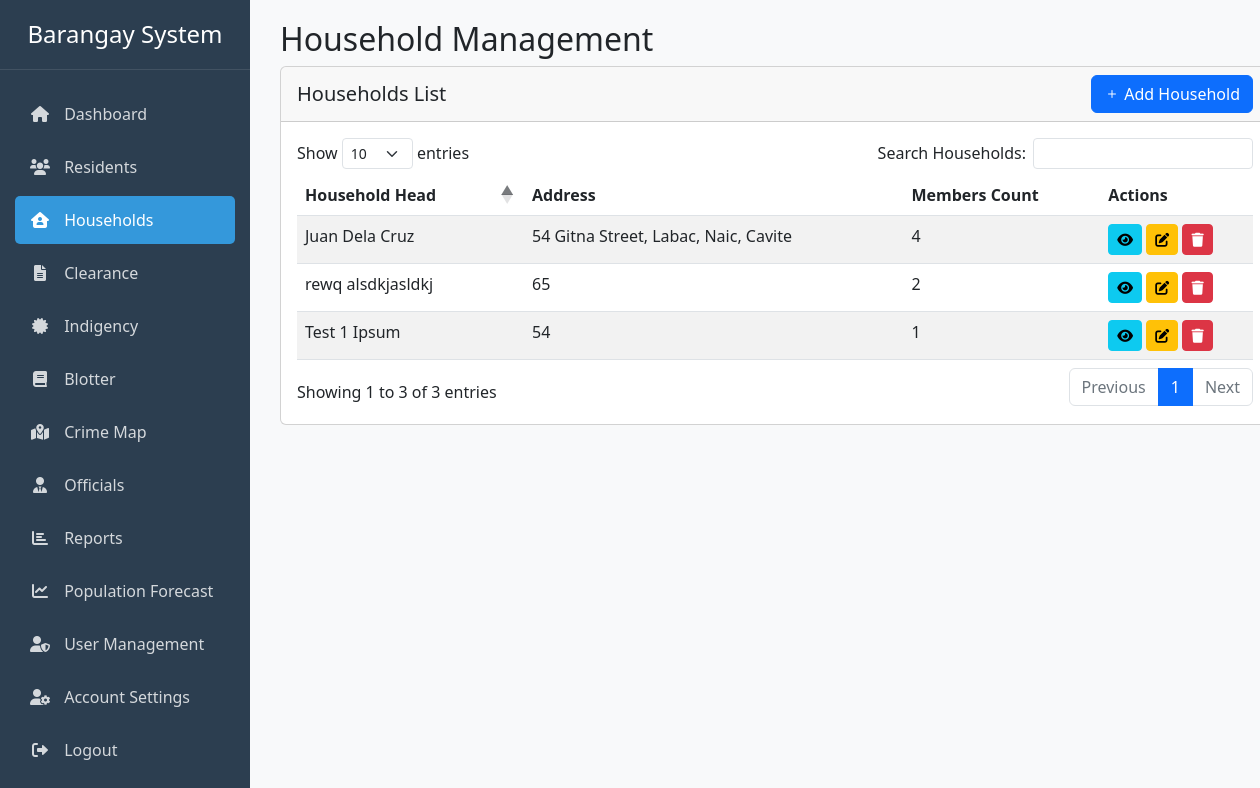
Screenshot of /household.php (signed in) with the database file from the repository.
### tables this page shows
CREATE TABLE `households` (
  `id` int(11) NOT NULL,
  `household_head_id` int(11) DEFAULT NULL,
  `address` text NOT NULL,
  `created_at` timestamp NOT NULL DEFAULT current_timestamp()
);

### includes/permissions.php (called while the page is built, shortened)
<?php
function checkUserPermission($action) {
    $role = $_SESSION['role'];
    $permissions = [
        'admin' => [
            'create_resident' => true,
            'edit_resident' => true,
            'delete_resident' => true,
            'view_resident' => true,
            'create_household' => true,
            'edit_household' => true,
            'delete_household' => true,
            'view_household' => true,
            'create_indigency' => true,
            'edit_indigency' => true,
            'delete_indigency' => true,
            'view_indigency' => true,
            'print_indigency' => true,
            'create_clearance' => true,
            'edit_clearance' => true,
            'delete_clearance' => true,
            'view_clearance' => true,
            'print_clearance' => true,
            'view_officials' => true,
            'create_official' => true,
            'edit_official' => true,
            'end_official_term' => true,
            'create_blotter' => true,
            'edit_blotter' => true,
            'delete_blotter' => true,
            'view_blotter' => true,
            'change_blotter_status' => true
        ],
        'secretary' => [
            'create_resident' => false,
            'edit_resident' => false,
            'delete_resident' => false,
            'view_resident' => true,
            'create_household' => false,
            'edit_household' => false,
            'delete_household' => false,
            'view_household' => true,
            'create_indigency' => true,
            'edit_indigency' => false,
            'delete_indigency' => false,
            'view_indigency' => true,
            'print_indigency' => true,
            'create_clearance' => true,
            'edit_clearance' => false,
            'delete_clearance' => false,
            'view_clearance' => true,
            'print_clearance' => false,
            'view_officials' => true,
            'create_official' => false,
            'edit_official' => false,
            'end_official_term' => false,
            'create_blotter' => true,
            'edit_blotter' => true,
            'delete_blotter' => false,
            'view_blotter' => true,
            'change_blotter_status' => false
        ]
    ];
    return isset($permissions[$role][$action]) ? $permissions[$role][$action] : false;
}
?>

### household.php (the view, shortened to what this page needs)
<?php
require_once 'config.php';
require_once 'includes/permissions.php';
$query = "SELECT h.id, h.address,
          CONCAT(head.first_name, ' ', head.last_name) as household_head,
          COUNT(r.id) as member_count
          FROM households h
          LEFT JOIN residents head ON h.household_head_id = head.id
          LEFT JOIN residents r ON h.id = r.household_id
          GROUP BY h.id";
$result = mysqli_query($conn, $query);
?>
<!DOCTYPE html>
<html lang="en">
<head>
    <link href="https://cdn.jsdelivr.net/npm/bootstrap@5.1.3/dist/css/bootstrap.min.css" rel="stylesheet">
    <link href="https://cdn.jsdelivr.net/npm/bootstrap-icons@1.7.2/font/bootstrap-icons.css" rel="stylesheet">
    <link href="https://cdnjs.cloudflare.com/ajax/libs/font-awesome/6.0.0/css/all.min.css" rel="stylesheet">
    <link href="https://cdn.datatables.net/1.11.5/css/dataTables.bootstrap5.min.css" rel="stylesheet">
    <link href="https://cdn.jsdelivr.net/npm/select2@4.1.0-rc.0/dist/css/select2.min.css" rel="stylesheet" />
    <link href="https://cdn.jsdelivr.net/npm/select2-bootstrap-5-theme@1.3.0/dist/select2-bootstrap-5-theme.min.css" rel="stylesheet" />
</head>
<body>
    <div class="container-fluid">
        <div class="row">
            <?php include 'includes/header.php'; ?>
            <div class="col-md-9 col-lg-10 main-content">
                <div class="row">
                    <div class="col-md-12">
                        <h2>Household Management</h2>
                        <div class="card">
                            <div class="card-header d-flex justify-content-between align-items-center">
                                <h5 class="mb-0">Households List</h5>
                                <?php if (checkUserPermission('create_household')): ?>
                                <button type="button" class="btn btn-primary" data-bs-toggle="modal" data-bs-target="#addHouseholdModal">
                                    <i class="bi bi-plus"></i> Add Household
                                </button>
                                <?php endif; ?>
                            </div>
                            <div class="card-body">
                                <div class="table-responsive">
                                    <table class="table table-striped" id="householdTable">
                                        <thead>
                                            <tr>
                                                <th>Household Head</th>
                                                <th>Address</th>
                                                <th>Members Count</th>
                                                <th>Actions</th>
                                            </tr>
                                        </thead>
                                        <tbody>
                                            <?php while ($row = mysqli_fetch_assoc($result)) : ?>
                                            <tr>
                                                <td><?php echo htmlspecialchars($row['household_head']); ?></td>
                                                <td><?php echo htmlspecialchars($row['address']); ?></td>
                                                <td><?php echo $row['member_count']; ?></td>
                                                <td>
                                                    <button type="button" class="btn btn-info btn-sm view-household" data-id="<?php echo $row['id']; ?>" title="View">
                                                        <i class="fas fa-eye"></i>
                                                    </button>
                                                    <?php if (checkUserPermission('edit_household')): ?>
                                                    <button type="button" class="btn btn-warning btn-sm edit-household" data-id="<?php echo $row['id']; ?>" title="Edit">
                                                        <i class="fas fa-edit"></i>
                                                    </button>
                                                    <?php endif; ?>
                                                    <?php if (checkUserPermission('delete_household')): ?>
                                                    <button type="button" class="btn btn-danger btn-sm delete-household" data-id="<?php echo $row['id']; ?>" title="Delete">
                                                        <i class="fas fa-trash"></i>
                                                    </button>
                                                    <?php endif; ?>
                                                </td>
                                            </tr>
                                            <?php endwhile; ?>
                                        </tbody>
                                    </table>
                                </div>
                            </div>
                        </div>
                    </div>
                </div>
            </div>
        </div>
    </div>
</body>
</html>

### css/sidebar.css (style rules this page uses)
.main-content { margin-left: 250px; padding: 20px 30px; min-height: 100vh; background-color: #f8f9fa; }

### household.php (style rules this page uses)
.main-content { padding: 20px; }

### rows the page displays
households: household_head "rewq alsdkjasldkj", address "65", member_count "2"
households: household_head "Test 1 Ipsum", address "54", member_count "1"
households: household_head "Juan Dela Cruz", address "54 Gitna Street, Labac, Naic, Cavite", member_count "4"
